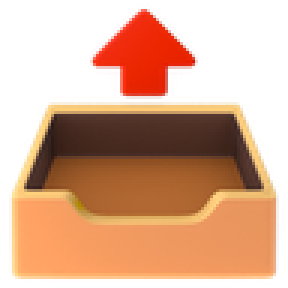
#> input picture assets/pictos/noto3d/bibliotheque--boite-d-envoi.png, 96 x 96 px, given in place of emoji_u1f969.png, which was not available (shown 3 times larger)
$ python icones_comptoir.py ../assets/pictos/noto3d/bibliotheque--boite-d-envoi.png
#> lines starting #> are read from the running program, lines starting #| are printed output that depends on the picture
#> `c = Image.new('RGBA', (256, 256), (0, 0, 0, 0))`: c: PIL image 256x256 RGBA; every value is 0
"""Icônes composées des secteurs au comptoir (08/11/2026, Aristide, variante B) : l'icône du secteur libre-service
réduite à 86 % en haut à gauche, et la sonnette de comptoir (🛎) à 52 % en bas à droite, en Noto 3D.
Écrit assets/pictos/noto3d/<clé>.png (96 px) et lib/donnees/pictos_composes.dart.
Usage : python3 outils/icones_comptoir.py <noto-emoji>/3D/png/128
"""
import sys
from PIL import Image

noto = sys.argv[1]
SONNETTE = '1f6ce'
# clé du secteur au comptoir → emoji de son secteur libre-service
COMPOSES = {
    'boucherie--viandes-et-volailles-au-comptoir': '1f969',  # 🥩 Boucherie libre-service
    'poissonnerie--poissonnerie-au-comptoir': '1f364',       # 🍤 Poissonnerie libre-service
    'fromagerie--fromages-au-comptoir': '1f9c0',             # 🧀 Fromages libre-service
    'charcuterie--charcuterie-au-comptoir': '1f953',         # 🥓 Charcuterie libre-service
    'traiteur--traiteur-au-comptoir': '1f96a',               # 🥪 Traiteur frais
    'volaille--rotisserie': '1f414',                         # 🐔 Volaille libre-service
}

def image(code, cote):
#> called with code = '1f969', cote = 220
    return Image.open(f'{noto}/emoji_u{code}.png').convert('RGBA').resize((cote, cote), Image.LANCZOS)
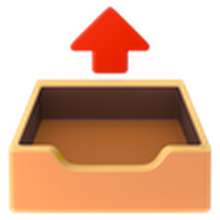
#> returned value: PIL image 220x220 RGBA; mean R, G, B, A 127.7, 75.2, 43.7, 145.3; transparent parts drawn white

for cle, code in COMPOSES.items():
    c = Image.new('RGBA', (256, 256), (0, 0, 0, 0))
    c.alpha_composite(image(code, int(256 * 0.86)), (0, 0))
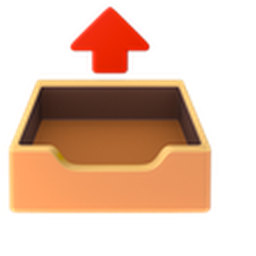
#> c: PIL image 256x256 RGBA; mean R, G, B, A 94.3, 55.5, 32.3, 107.3; transparent parts drawn white
    s = int(256 * 0.52)
    c.alpha_composite(image(SONNETTE, s), (256 - s, 256 - s))
#> call 2 of image, with code = '1f6ce', cote = 133
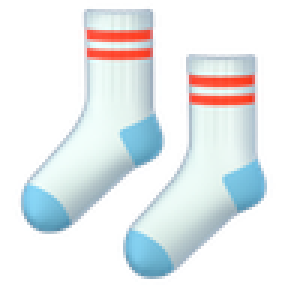
#> input picture assets/pictos/noto3d/bibliotheque--chaussettes.png, 96 x 96 px, given in place of emoji_u1f6ce.png, which was not available (shown 3 times larger)
#> in image (call 2), `return Image.open(f'{noto}/emoji_u{code}.png').convert('RGBA').resize(..`:
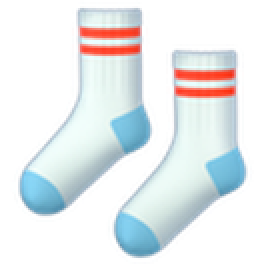
#> returned value: PIL image 133x133 RGBA (shown 2 times larger); mean R, G, B, A 92.7, 98.7, 102.1, 103.3; transparent parts drawn white
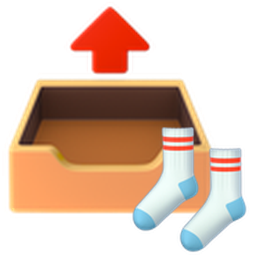
#> c: PIL image 256x256 RGBA; mean R, G, B, A 104.3, 71.6, 52.4, 122.5; transparent parts drawn white
    c.resize((96, 96), Image.LANCZOS).save(f'assets/pictos/noto3d/{cle}.png', optimize=True)
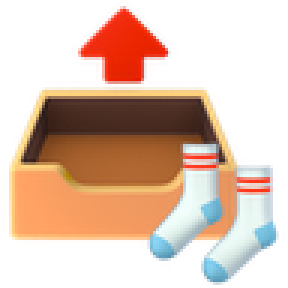
#> saved as boucherie--viandes-et-volailles-au-comptoir.png: PIL image 96x96 RGBA (shown 3 times larger); mean R, G, B, A 106.9, 74.3, 54.3, 122.5; transparent parts drawn white
#> (the run stopped early here; a loop or call above may not have finished)
